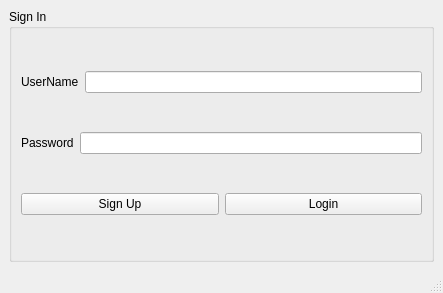
<?xml version="1.0" encoding="UTF-8"?>
<ui version="4.0">
 <class>MainWindow</class>
 <widget class="QMainWindow" name="MainWindow">
  <property name="geometry">
   <rect>
    <x>0</x>
    <y>0</y>
    <width>443</width>
    <height>293</height>
   </rect>
  </property>
  <property name="windowTitle">
   <string>MainWindow</string>
  </property>
  <widget class="QWidget" name="centralwidget">
   <layout class="QVBoxLayout" name="verticalLayout">
    <item>
     <widget class="QGroupBox" name="groupBox">
      <property name="title">
       <string>Sign In</string>
      </property>
      <layout class="QVBoxLayout" name="verticalLayout_2">
       <item>
        <layout class="QHBoxLayout" name="horizontalLayout">
         <item>
          <widget class="QLabel" name="label">
           <property name="text">
            <string>UserName</string>
           </property>
          </widget>
         </item>
         <item>
          <widget class="QLineEdit" name="lineEdit_Username"/>
         </item>
        </layout>
       </item>
       <item>
        <layout class="QHBoxLayout" name="horizontalLayout_2">
         <item>
          <widget class="QLabel" name="label_2">
           <property name="text">
            <string>Password</string>
           </property>
          </widget>
         </item>
         <item>
          <widget class="QLineEdit" name="lineEdit_Password"/>
         </item>
        </layout>
       </item>
       <item>
        <layout class="QGridLayout" name="gridLayout">
         <item row="0" column="1">
          <widget class="QPushButton" name="Login_button">
           <property name="text">
            <string>Login</string>
           </property>
          </widget>
         </item>
         <item row="0" column="0">
          <widget class="QPushButton" name="signup_button">
           <property name="text">
            <string>Sign Up</string>
           </property>
          </widget>
         </item>
        </layout>
       </item>
      </layout>
     </widget>
    </item>
   </layout>
  </widget>
  <widget class="QMenuBar" name="menubar">
   <property name="geometry">
    <rect>
     <x>0</x>
     <y>0</y>
     <width>443</width>
     <height>26</height>
    </rect>
   </property>
  </widget>
  <widget class="QStatusBar" name="statusbar"/>
 </widget>
 <resources/>
 <connections/>
</ui>
